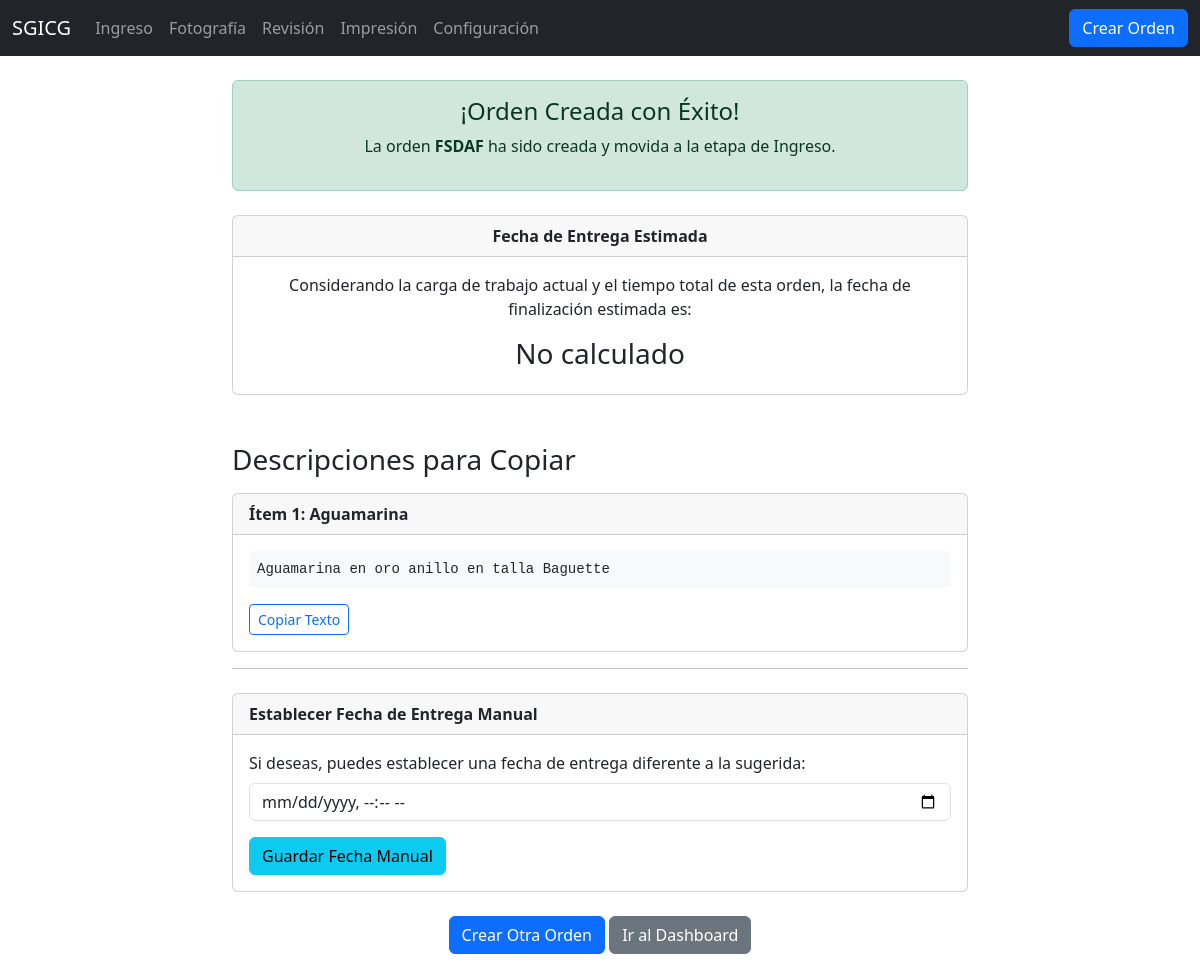
/orden/creada/2/, run on the app's committed database.
### certificacion/models.py (models this page shows, shortened)
class Orden(models.Model):
    ETAPAS = [
        ('INGRESO', 'Ingreso'),
        ('FOTOGRAFIA', 'Fotografía'),
        ('REVISION', 'Revisión'),
        ('IMPRESION', 'Impresión'),
        ('FINALIZADA', 'Finalizada')
    ]
    numero_orden_facturacion = models.CharField(
        max_length=100,
        unique=True,
        verbose_name="Número de Orden (Facturación)",
        db_index=True
    )
    estado_actual = models.CharField(
        max_length=20,
        choices=ETAPAS,
        default='INGRESO',
        db_index=True
    )
    fecha_creacion = models.DateTimeField(auto_now_add=True, db_index=True)
    fecha_cierre = models.DateTimeField(blank=True, null=True)
    class Meta:
        ordering = ['-fecha_creacion']
        indexes = [
            models.Index(fields=['estado_actual', 'fecha_creacion']),
        ]
    def get_progreso_porcentaje(self):
        etapas = ['INGRESO', 'FOTOGRAFIA', 'REVISION', 'IMPRESION', 'FINALIZADA']
        try:
            indice_actual = etapas.index(self.estado_actual)
            return (indice_actual / (len(etapas) - 1)) * 100
        except ValueError:
            return 0
    def tiene_items_retrasados(self):
        return self.items.filter(
            fecha_limite_etapa__lt=timezone.now()
        ).exists()

class Item(models.Model):
    TIPO_CERT_CHOICES = [
        ('GC_SENCILLA', 'GC Sencilla'),
        ('GC_COMPLETA', 'GC Completa'),
        ('ESCRITO', 'Escrito'),
        ('DIAMANTE', 'Diamante')
    ]
    QUE_ES_CHOICES = [
        ('JOYA', 'Joya'),
        ('LOTE', 'Lote de Gemas'),
        ('PIEDRA', 'Piedra(s) Suelta(s)'),
        ('VERBAL_A_GC', 'Verbal a GC'),
        ('REIMPRESION', 'Reimpresión')
    ]
    TIPO_JOYA_CHOICES = [
        ('ANILLO', 'Anillo'),
        ('DIJE', 'Dije'),
        ('TOPOS', 'Topos'),
        ('PULSERA', 'Pulsera'),
        ('PULSERA_TENIS', 'Pulsera Tenis'),
        ('SET', 'Set')
    ]
    METAL_CHOICES = [
        ('ORO', 'Oro'),
        ('ORO_AMARILLO', 'Oro Amarillo'),
        ('ORO_ROSA', 'Oro Rosa'),
        ('PLATA', 'Plata'),
        ('BLANCO', 'Blanco'),
        ('ROSA', 'Rosa'),
        ('NEGRO', 'Negro')
    ]
    orden = models.ForeignKey(Orden, related_name='items', on_delete=models.CASCADE)
    numero_item = models.PositiveIntegerField()
    fecha_limite_etapa = models.DateTimeField(blank=True, null=True, db_index=True)
    tipo_certificado = models.CharField(
        max_length=15,
        choices=TIPO_CERT_CHOICES,
        default='GC_SENCILLA'
    )
    que_es = models.CharField(max_length=15, choices=QUE_ES_CHOICES, default='JOYA')
    codigo_referencia = models.CharField(max_length=100, blank=True, null=True)
    tipo_joya = models.CharField(
        max_length=15,
        choices=TIPO_JOYA_CHOICES,
        blank=True,
        null=True
    )
    metal = models.CharField(max_length=15, choices=METAL_CHOICES, blank=True, null=True)
    cantidad_gemas = models.PositiveIntegerField(blank=True, null=True, default=1)
    componentes_set = models.CharField(max_length=255, blank=True, null=True)
    gema_principal = models.CharField(max_length=100, blank=True, null=True)
    forma_gema = models.CharField(max_length=100, default='Ninguno')
    peso_gema = models.DecimalField(
        max_digits=7,
        decimal_places=2,
        blank=True,
        null=True
    )
    comentarios = models.TextField(blank=True, null=True)
    nombre_excel = models.CharField(max_length=255, blank=True, null=True)
    qr_cargado = models.ImageField(upload_to=get_qr_upload_path, blank=True, null=True)
    texto_para_copiar = models.TextField(blank=True, null=True, help_text="Texto formateado con todos los datos del ítem")
    class Meta:
        ordering = ['numero_item']
        unique_together = ['orden', 'numero_item']
        indexes = [
            models.Index(fields=['orden', 'fecha_limite_etapa']),
        ]
    @property
    def descripcion_texto(self):
        if self.que_es in ['VERBAL_A_GC', 'REIMPRESION']:
            que_es_display = {
                'VERBAL_A_GC': 'Verbal a GC',
                'REIMPRESION': 'Reimpresión'
            }
            return f"{que_es_display.get(self.que_es, self.que_es)} - Código: {self.codigo_referencia or 'N/A'}"
        partes = []
        if self.gema_principal:
            gema = self.gema_principal
            if self.que_es == 'LOTE' and self.cantidad_gemas and self.cantidad_gemas > 1:
                if gema.lower().endswith(('a', 'e', 'i', 'o', 'u', 'á', 'é', 'í', 'ó', 'ú')):
                    gema = gema.lower() + "s"
                else:
                    gema = gema.lower() + "es"
            else:
                gema = gema  # Mantener mayúscula inicial
            partes.append(gema)
        if self.que_es == 'JOYA':
            if self.metal:
                metal_display = {
                    'ORO': 'oro', 'ORO_AMARILLO': 'oro amarillo', 'ORO_ROSA': 'oro rosa',
                    'PLATA': 'plata', 'BLANCO': 'oro blanco', 'ROSA': 'oro rosa', 'NEGRO': 'oro negro'
                }
                metal_texto = metal_display.get(self.metal, self.metal.lower())
                partes.append(f"en {metal_texto}")
            if self.tipo_joya:
                tipo_joya_display = {
                    'ANILLO': 'anillo', 'DIJE': 'dije', 'TOPOS': 'topos',
                    'PULSERA': 'pulsera', 'PULSERA_TENIS': 'pulsera tenis', 'SET': 'set'
                }
                tipo_texto = tipo_joya_display.get(self.tipo_joya, self.tipo_joya.lower())
                if self.tipo_joya == 'SET' and self.componentes_set:
                    componentes = self.componentes_set.replace(',', ', ')
                    partes.append(f"{tipo_texto} ({componentes})")
                else:
                    partes.append(tipo_texto)
        if self.forma_gema and self.forma_gema != 'Ninguno':
            partes.append(f"en talla {self.forma_gema}")
        if self.peso_gema:
            partes.append(f"de {self.peso_gema} cts")
        texto_base = " ".join(partes)
        if self.comentarios:
            texto_base += f". {self.comentarios}"
        return texto_base

### certificacion/views.py (the view)
# urls.py: path('orden/creada/<int:orden_id>/', views.orden_creada_exito, name='orden_creada_exito'),
def orden_creada_exito(request, orden_id):
    try:
        orden = get_object_or_404(
            Orden.objects.prefetch_related('items'),
            id=orden_id
        )
        ultimo_item = orden.items.order_by('fecha_limite_etapa').last()
        form = ManualDateForm()
        context = {
            'orden': orden,
            'items_count': orden.items.count(),
            'fecha_limite': ultimo_item.fecha_limite_etapa if ultimo_item and ultimo_item.fecha_limite_etapa else None,
            'tiene_retrasados': orden.tiene_items_retrasados(),
            'progreso_porcentaje': orden.get_progreso_porcentaje(),
            'items': orden.items.all(),
            'form': form,
        }
        return render(request, 'orden_creada_exito.html', context)
    except Exception as e:
        logger.error(f"Error en vista orden creada {orden_id}: {str(e)}")
        messages.error(request, 'Error al mostrar los detalles de la orden.')
        return redirect('crear_orden')  # Redirigir de vuelta al formulario

### certificacion/forms.py
class ManualDateForm(forms.Form):
    fecha_entrega_manual = forms.DateTimeField(
        widget=forms.DateTimeInput(attrs={'type': 'datetime-local', 'class': 'form-control'}),
        label="Fecha de Entrega Manual"
    )

### templates/orden_creada_exito.html (shortened to what this page needs)
{% extends "base.html" %}
{% block content %}
<div class="row justify-content-center">
    <div class="col-md-8">
        <div class="alert alert-success text-center">
            <h4 class="alert-heading">¡Orden Creada con Éxito!</h4>
            <p>La orden <strong>{{ orden.numero_orden_facturacion }}</strong> ha sido creada y movida a la etapa de Ingreso.</p>
        </div>
        <div class="card text-center my-4">
    <div class="card-header">
        <strong>Fecha de Entrega Estimada</strong>
    </div>
    <div class="card-body">
        <p class="card-text">Considerando la carga de trabajo actual y el tiempo total de esta orden, la fecha de finalización estimada es:</p>
        <h3 class="card-title">
            {% if orden.items.last.fecha_limite_etapa %}
                {{ orden.items.last.fecha_limite_etapa|date:"l, d \d\e F \d\e Y \a \l\a\s H:i" }}
            {% else %}
                No calculado
            {% endif %}
        </h3>
    </div>
</div>
        <h3 class="mt-5 mb-3">Descripciones para Copiar</h3>
        {% for item in orden.items.all %}
            <div class="card mb-3">
                <div class="card-header">
                    <strong>Ítem {{ item.numero_item }}: {{ item.gema_principal }}</strong>
                </div>
                <div class="card-body">
                    <pre id="texto-item-{{ item.id }}" class="bg-light p-2 rounded">{{ item.descripcion_texto }}</pre>
                    <button class="btn btn-sm btn-outline-primary copy-btn" data-target-id="texto-item-{{ item.id }}">
                        Copiar Texto
                    </button>
                </div>
            </div>
        {% endfor %}
        <hr>
        <div class="card my-4">
            <div class="card-header">
                <strong>Establecer Fecha de Entrega Manual</strong>
            </div>
            <div class="card-body">
                <form method="post" action="{% url 'set_manual_date' orden.id %}">
                    <div class="mb-3">
                        <label for="id_fecha_entrega_manual" class="form-label">Si deseas, puedes establecer una fecha de entrega diferente a la sugerida:</label>
                        {{ form.fecha_entrega_manual }}
                    </div>
                    <button type="submit" class="btn btn-info">Guardar Fecha Manual</button>
                </form>
            </div>
        </div>
        <div class="text-center mt-4">
            <a href="{% url 'crear_orden' %}" class="btn btn-primary">Crear Otra Orden</a>
            <a href="{% url 'dashboard' %}" class="btn btn-secondary">Ir al Dashboard</a>
        </div>
    </div>
</div>
{% endblock %}

### data on the page
Orden: numero_orden_facturacion "FSDAF"
Item: numero_item "1", gema_principal "Aguamarina", descripcion_texto "Aguamarina en oro anillo en talla Baguette"
